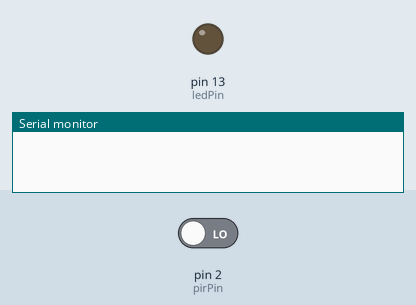
Simulated run of this sketch. Board: Arduino Uno, built with avr-gcc and run on an emulated ATmega328P. On the bench: output pins drawn as LEDs (lit = HIGH), the last lines printed to the serial monitor. Inputs (shaded band) come from the test bench; at power-on: pin 2 (pirPin) LOW.

Above: at 1.2 s.
1.3 s: pin 2 (pirPin) driven HIGH
At 2.0 s:
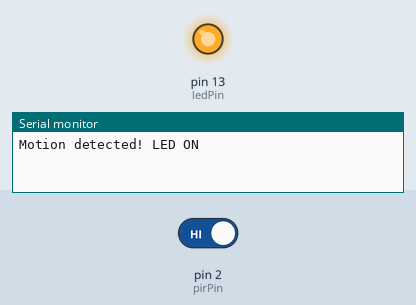
2.8 s: pin 2 (pirPin) driven LOW
At 3.1 s:
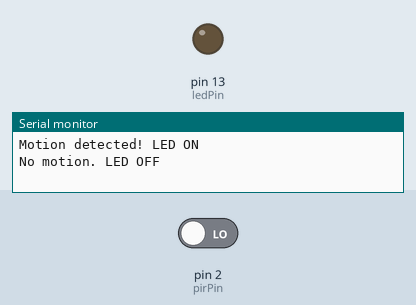
Timing chart, 0 to 5.8 s (numbered marks = the images above; inputs shaded):
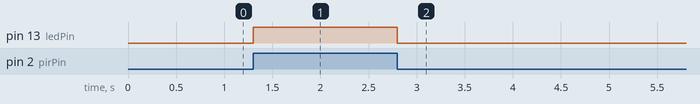

The sketch:

sketch_feb11b.ino
```cpp
const int pirPin = 2;
const int ledPin = 13;

volatile int pirState = LOW;

void setup() {
  Serial.begin(9600);
  pinMode(pirPin, INPUT);
  pinMode(ledPin, OUTPUT);
  attachInterrupt(digitalPinToInterrupt(pirPin), motionDetected, CHANGE);
}

void loop() {
}

void motionDetected() {
  pirState = digitalRead(pirPin);
  if (pirState == HIGH) {
    digitalWrite(ledPin, HIGH);
    Serial.println("Motion detected! LED ON");
  } else {
    digitalWrite(ledPin, LOW);
    Serial.println("No motion. LED OFF");
  }
}
```

Measured:
- after the input at 1.3 s, pin 13 (ledPin): LOW → HIGH at once
- after the input at 2.8 s, pin 13 (ledPin): HIGH → LOW at once
